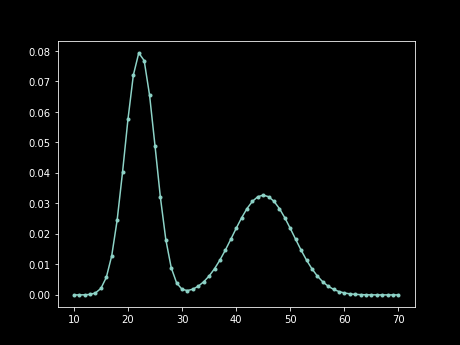

Generate this figure with Python:
import os
from dyce import H


def main():
    import matplotlib.pyplot

    base, _ = os.path.splitext(__file__)
    png_path = base + ".png"
    matplotlib.pyplot.style.use("dark_background")

    save_roll = H(20)
    burning_arch_damage = 10 @ H(6) + 10
    pass_save = save_roll.ge(10)
    damage_half_on_save = burning_arch_damage // (pass_save + 1)
    res = damage_half_on_save
    faces, probabilities = res.data_xy(relative=True)
    matplotlib.pyplot.plot(faces, probabilities, marker=".")

    print("saving {}".format(png_path))
    matplotlib.pyplot.savefig(png_path, dpi=72)


if __name__ == "__main__":
    main()
